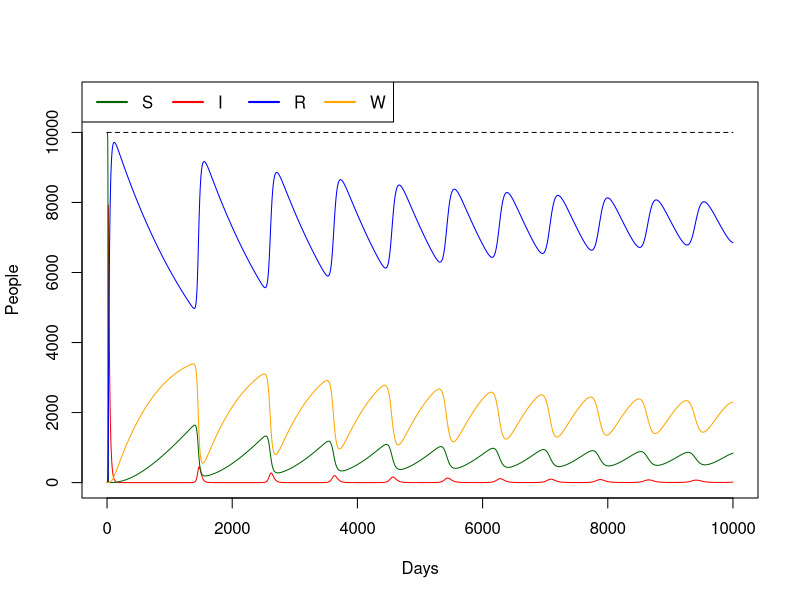

Write the R code that produced this figure.
#Specify the length of time the model will be run for
t <- 10000

#Create array to take model output, and name the columns appropriately
output <- array(dim=c(t+1,6))
colnames(output) <- c("S","I","R","W","N","Time")

#Specify initial populations in each compartment
output[1,"S"] <- 9999
output[1,"I"] <- 1
output[1,"R"] <- 0
output[1,"W"] <- 0
output[1,"N"] <- 10000
output[1,"Time"] <- 0

#Assign values to the two transmission parameters beta and gamma
beta <- 0.714
gamma <- 1/21
nu <- 0.80
omega <- 1/(5*365.25)
kappa <- 1
mu <- 1/(70*365.25)

# Run the model for every time step except time 1 (which was set to fixed above)
for (i in 2:(t+1)){
  output[i,"S"] <- max(output[i-1,"S"] - (beta*output[i-1,"S"]*output[i-1,"I"]/output[i-1,"N"]) + omega*output[i-1,"W"]
    +(mu*(1-nu))*output[i-1,"N"]-mu*output[i-1,"S"],0)
  output[i,"I"] <- max(output[i-1,"I"] + (beta*output[i-1,"S"]*output[i-1,"I"]/output[i-1,"N"]) - gamma*output[i-1,"I"]
    -mu*output[i-1,"I"],0)
  output[i,"R"] <- max(output[i-1,"R"] + gamma*output[i-1,"I"]+(beta*kappa*output[i-1,"W"]*output[i-1,"I"]/output[i-1,"N"])
    -omega*output[i-1,"R"]+mu*nu*output[i-1,"N"]-mu*output[i-1,"R"],0)
  output[i,"W"] <- max(output[i-1,"W"] +omega*output[i-1,"R"] - (beta*kappa*output[i-1,"W"]*output[i-1,"I"]/output[i-1,"N"])
    -omega*output[i-1,"W"]-mu*output[i-1,"W"],0)  
  output[i,"N"] <- max(output[i,"S"]+output[i,"I"]+output[i,"R"]+output[i,"W"],0)
  output[i,"Time"] <- output[i-1,"Time"]+1
}

#Plot I against Time, then add lines for other categories and a legend
plot(I~Time, data=output, type="l", col="Red", ylim=c(0,11000), xlab="Days", ylab="People")
lines(S~Time, data=output, type="l", col="Darkgreen")
lines(R~Time, data=output, type="l", col="Blue")
lines(W~Time, data=output, type="l", col="Orange")
lines(N~Time, data=output, type="l", col="Black", lty=2)
legend("topleft", c("S","I","R","W"), lwd=2, col=c("darkgreen","red","blue","orange"), lty=c(1,1,1,1), bty='y',ncol=4)
